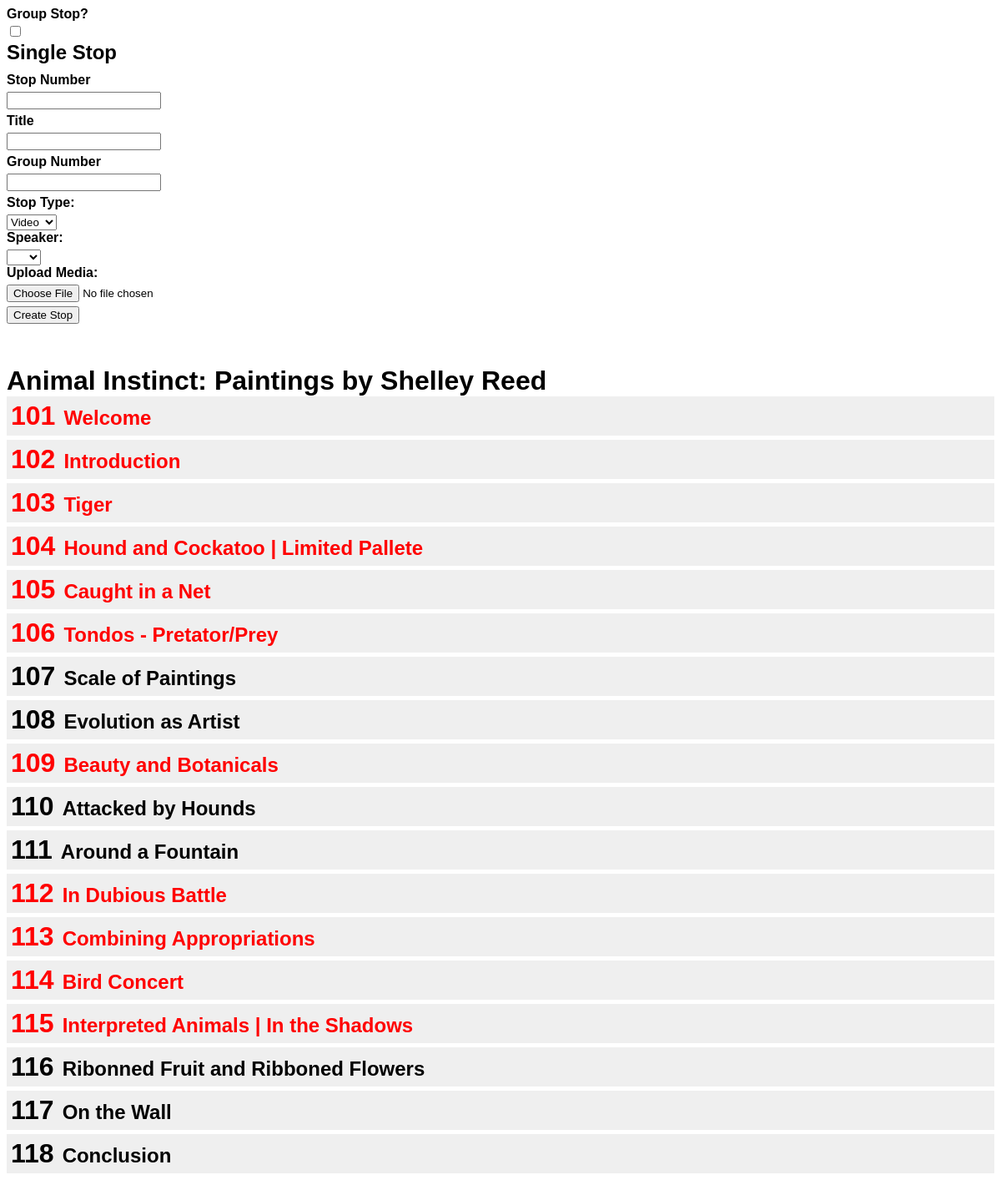
Page /admin/index.php?id=4 on the committed database.
### tables this page shows
CREATE TABLE `tours` (
  `tourID` int(11) unsigned NOT NULL AUTO_INCREMENT,
  `title` varchar(250) DEFAULT '',
  `openDate` date DEFAULT '0000-00-00',
  `closeDate` date DEFAULT '0000-00-00',
  `image` varchar(25) DEFAULT NULL,
  `location` varchar(25) DEFAULT NULL,
  `length` varchar(25) DEFAULT NULL,
  `noStops` int(2) DEFAULT NULL,
  `details` text,
  `db_name` varchar(25) DEFAULT NULL,
  `menu` tinyint(1) DEFAULT NULL,
  `testing` tinyint(1) DEFAULT NULL,
  `show` tinyint(1) DEFAULT NULL,
  `icon` tinyint(1) DEFAULT NULL,
  PRIMARY KEY (`tourID`)
);

CREATE TABLE `tour_content` (
  `id` int(11) unsigned NOT NULL AUTO_INCREMENT,
  `tourID` int(11) DEFAULT NULL,
  `stopID` int(11) DEFAULT NULL,
  `groupTitle` varchar(100) DEFAULT NULL,
  `groupID` int(11) DEFAULT NULL,
  `stopType` tinyint(1) DEFAULT NULL,
  `title` varchar(100) DEFAULT NULL,
  `description` text,
  `speaker` varchar(100) DEFAULT NULL,
  `speakerImage` varchar(15) DEFAULT NULL,
  `source` varchar(50) DEFAULT NULL,
  PRIMARY KEY (`id`)
);

### admin/tourStops.php (the view, shortened to what this page needs)
<?
	$query = "SELECT title FROM tours WHERE tourID = '$tourID'";
	$result = mysqli_query($db,$query);
	while($row = mysqli_fetch_assoc($result)){
		$title = strip_tags($row["title"]);
	}
echo "<h1>$title</h1>";
$query = "SELECT * FROM tour_content WHERE tourID = '$tourID' ORDER BY stopID, groupID ";
	$result = mysqli_query($db,$query);
	$stops = array();
	while($row = mysqli_fetch_assoc($result)){
		$id = $row['id'];
		$stopID = $row['stopID'];
		$groupTitle = $row['groupTitle'];
		$groupID = $row['groupID'];
		$stopType = $row['stopType'];
		$title = $row['title'];
		$speaker = $row['speaker'];
		$speakerImage = $row['speakerImage'];
		$source = $row['source'];
		$stops[$stopID][$groupID][$groupTitle.$title] =
		array(
			"title" => $title,
			"type" => $stopType,
			"speaker" => $speaker,
			"speaker_image" => $speakerImage,
			"source_file" => $source,
			"id" => $id);
	}
	 echo "<ul>";
	foreach($stops as $stopID => $stopInfo)
	{
		echo "<li class='stop'>";
		$numStops = (count($stopInfo)-1);
		foreach($stopInfo as $key => $title){
			if($numStops > 0) $groupClass = " groupStop";
			else $groupClass = "";
			if($key == 0){
				foreach($title as $groupTitle => $dets){
					echo "<div class='stopTitle $groupClass'><h1>".$stopID."</h1><h2>".$groupTitle."</h2></div>";
				}
			}
		}
		echo "</li>";
	}
	echo "</ul>";
?>

### _css/admin.css (style rules this page uses)
* { font-family:"myriad", myriad, "myriad-web", helvetica, sans-serif }
h1,h2,h3 { margin:0;padding:0 }
h1,h2 { display:inline-block }
h1 { padding-right:10px }
.groupStop { color:red }
.stop { margin-bottom:5px }
ul { margin:0 0 20px 0;padding:0 }
ul li { list-style-type:none }
.stopTitle { background:#efefef;padding:5px }
.stop { cursor:pointer }

### rows in the picture
tours: title "Animal Instinct: Paintings by Shelley Reed"
tour_content: stopID "107", groupTitle "Scale of Paintings"
tour_content: stopID "108", groupTitle "Evolution as Artist"
tour_content: stopID "110", groupTitle "Attacked by Hounds"
tour_content: stopID "111", groupTitle "Around a Fountain"
tour_content: stopID "116", groupTitle "Ribonned Fruit and Ribboned Flowers"
tour_content: stopID "117", groupTitle "On the Wall"
tour_content: stopID "118", groupTitle "Conclusion"

### other values in the picture
$stopID "101"
$groupTitle "Welcome"
$stopID "102"
$groupTitle "Introduction"
$stopID "103"
$groupTitle "Tiger"
$stopID "104"
$groupTitle "Hound and Cockatoo | Limited Pallete"
$stopID "105"
$groupTitle "Caught in a Net"
$stopID "106"
$groupTitle "Tondos - Pretator/Prey"
$stopID "109"
$groupTitle "Beauty and Botanicals"
$stopID "112"
